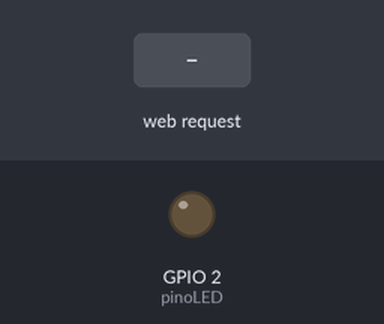
Bench run of a sketch on a simulated ESP32. On the bench: output pins drawn as LEDs (lit = HIGH). The inputs (shaded band) are chosen by the test bench. WiFi joins after 1.5 s; servers stay silent unless stated; what the sketch prints to the serial monitor is not drawn.

Above: at 2.7 s.
2.8 s: HTTP request GET /ligar received
At 3.2 s:
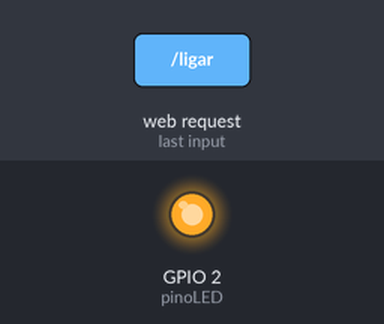
4.3 s: HTTP request GET /desligar received
At 5.5 s:
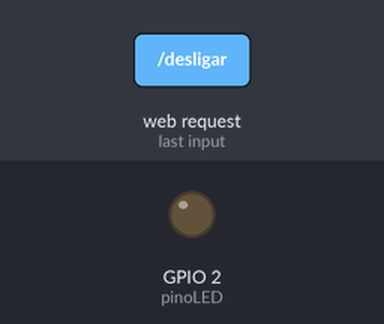
Timing chart, 0 to 7.3 s (numbered marks = the images above; inputs shaded):
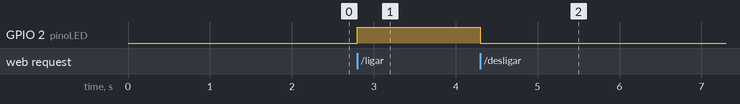

The sketch:

webserver_local_v2.ino
```cpp
#include <WiFi.h>
#include <WebServer.h>

// 1. Credenciais WiFi
const char* ssid = "LIVE TIM_CB_2G";
const char* password = "CBruno365cb";

// 2. Instâncias do servidor
WebServer server(80);
const int pinoLED = 2;

// Protótipos das funções
void rotaRaiz();
void rotaLigar();
void rotaDesligar();
String gerarHTML();

// 3. Setup do ESP32
void setup() {
  Serial.begin(115200);
  pinMode(pinoLED, OUTPUT);
  digitalWrite(pinoLED, LOW);

  // Conexão WiFi
  Serial.print("Conectando ao Wi-Fi...");
  WiFi.begin(ssid, password);
  while (WiFi.status() != WL_CONNECTED) {
    delay(500);
    Serial.print(".");
  }

  // IP do servidor
  Serial.println("\nConectado!");
  Serial.print("IP: ");
  Serial.println(WiFi.localIP());

  // Configura rotas
  server.on("/", HTTP_GET, rotaRaiz);
  server.on("/ligar", HTTP_GET, rotaLigar);
  server.on("/desligar", HTTP_GET, rotaDesligar);

  server.begin();
  Serial.println("Servidor iniciado");
}

void loop() {
  server.handleClient();
}

// 4. Função para gerar HTML
String gerarHTML() {
  String html = "<!DOCTYPE html><html>";
  html += "<head><meta charset=\"UTF-8\"><title>ESP32 WebServer</title></head>";
  html += "<body><h1>Painel de Controle IoT</h1>";
  html += "<a href=\"/ligar\">LIGAR</a><br>";
  html += "<a href=\"/desligar\">DESLIGAR</a>";
  html += "</body></html>";
  return html;
}

// Handlers para as rotas
void rotaRaiz() {
  server.send(200, "text/html", gerarHTML());
}

void rotaLigar() {
  digitalWrite(pinoLED, HIGH);
  Serial.println("Comando via Web: LIGAR");
  server.send(200, "text/html", gerarHTML());
}

void rotaDesligar() {
  digitalWrite(pinoLED, LOW);
  Serial.println("Comando via Web: DESLIGAR");
  server.send(200, "text/html", gerarHTML());
}
```

Measured:
- after the input at 2.8 s, GPIO 2 (pinoLED): LOW → HIGH at once
- after the input at 4.3 s, GPIO 2 (pinoLED): HIGH → LOW at once
